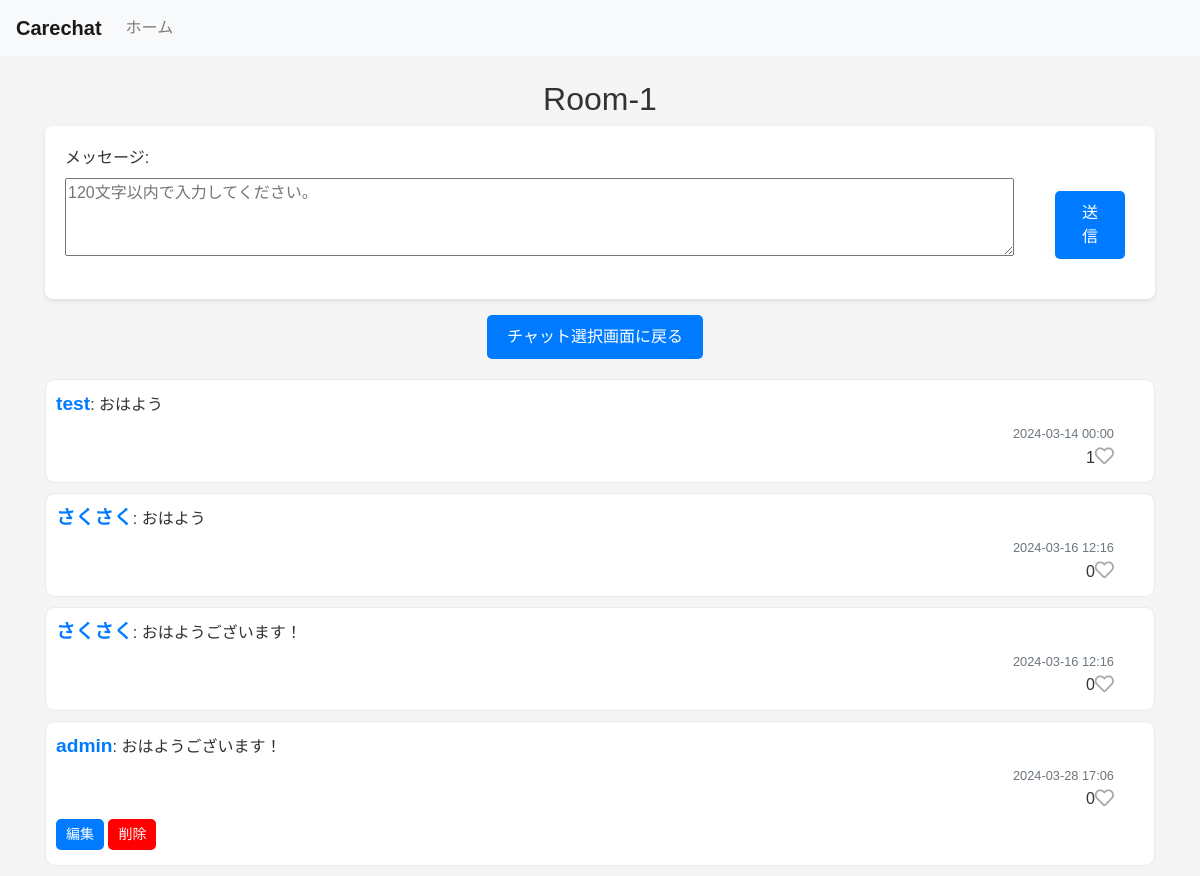
The app's page /chat_post/1/ (signed in) with its own data.
### firstapp/models.py (models this page shows, shortened)
class User(AbstractBaseUser, PermissionsMixin):
    email = models.EmailField('メールアドレス', max_length=255, unique=True)
    username = models.CharField('ユーザー名', max_length=255)
    nickname = models.CharField('ニックネーム', max_length=255, null=True, blank=True)
    is_active = models.BooleanField('アクティブ', default=True)
    is_staff = models.BooleanField('スタッフ', default=True)
    created_at = models.DateTimeField('登録日時', auto_now_add=True)
    updated_at = models.DateTimeField('最終更新日時', auto_now=True)
    objects = UserManager()
    USERNAME_FIELD = 'email'
    REQUIRED_FIELDS = ['username']

class Chat(models.Model):
    user_id = models.IntegerField('ユーザーID')
    chat_room_id = models.IntegerField('チャットルームID')  # chat_roomはChatRoomモデルを参照するように変更
    submission = models.TextField('メッセージ')  # 投稿メッセージを保存するためのフィールドを追加
    created_at = models.DateTimeField('投稿日時', auto_now_add=True)
    updated_at = models.DateTimeField('最終更新日時', auto_now=True)

### firstapp/views.py (the view)
# urls.py: path('chat_post/<int:chat_room_id>/', views.chat_post, name='chat_post'),
@login_required
def chat_post(request, chat_room_id):
    chat_room = get_object_or_404(ChatRoom, pk=chat_room_id)  # 修正: chat_room_idを使ってChatRoomオブジェクトを取得します。
    room_name = chat_room.name  # 修正: ChatRoomオブジェクトから名前を取得します。
    if request.method == 'POST':
        form = ChatPostForm(request.POST)
        if form.is_valid():
            chat_post = form.save(commit=False)
            chat_post.user_id = request.user.id  # ユーザーIDをChatインスタンスのuser_idフィールドに設定
            chat_post.chat_room_id = chat_room_id  # チャットルームIDも適切に設定
            chat_post.save()
            return redirect('firstapp:chat_post', chat_room_id:=chat_room_id)
    else:
        form = ChatPostForm(initial={chat_room_id: chat_room_id})
    chats = Chat.objects.filter(chat_room_id=chat_room_id).order_by('created_at')
    chats_with_user_info = []
    for chat in chats:
        user = User.objects.get(id=chat.user_id)
        likes_count = Like.objects.filter(chat_id=chat.id).count()
        user_liked = Like.objects.filter(chat_id=chat.id, user_id=request.user.id).exists()
        chat_info = {
            'id': chat.id,
            'submission': chat.submission,
            'created_at': chat.created_at,
            'nickname': user.nickname,  # ニックネームを辞書に追加
            'user_id': chat.user_id,
            'likes_count': likes_count,  # いいねの数を辞書に追加
            'user_liked': user_liked,  # いいねしている状態を辞書に追加
        }
        chats_with_user_info.append(chat_info)
    return render(request, 'firstapp/chat_post.html', {
        'form': form,
        'chats': chats_with_user_info,  # 変更: chats_with_user_infoをテンプレートに渡す
        'room_name': room_name,  # チャットルーム名をテンプレートに渡す
        'chat_room_id': chat_room_id,  # 修正: chat_room_id をテンプレートに渡す
    })

### firstapp/forms.py
class ChatPostForm(forms.ModelForm):
    chat_room = forms.CharField(widget=forms.HiddenInput())
    class Meta:
        model = Chat
        fields = ['submission']
        widgets = {
            'submission': forms.Textarea(attrs={'placeholder': '120文字以内で入力してください。', 'maxlength': '120', 'rows': 3, 'cols': 100}),
        }

### firstapp/templates/firstapp/chat_post.html (shortened to what this page needs)
{% extends 'firstapp/base.html' %}
{% block content %}
<h2>Room-{{ room_name }}</h2>
<form method="post" style="display: flex; justify-content: space-between; align-items: flex-end;">
    <div style="flex-grow: 1; margin-right: 10px;">
        {{ form.as_p }}
    </div>
    <button type="submit" class="btn btn-primary">送信</button>
</form>
<div style="text-align: center;">
<a href="{% url 'firstapp:chatrooms' %}" class="btn btn-secondary mt-3">チャット選択画面に戻る</a>
</div>
{% for chat in chats %}
    <div class="chat-post">
        <strong class="nickname">{{ chat.nickname }}</strong>: {{ chat.submission }}
        <div class="chat-meta">
            <div class="like-container">
                <button class="like-btn {% if chat.user_liked %}is-liked{% endif %}" data-chat-id="{{ chat.id }}" title="Like">
                    {% if chat.user_liked %}
                        <i class="fas fa-heart"></i>
                    {% else %}
                        <i class="far fa-heart"></i>
                    {% endif %}
            </button>
            <span id="likes-count-{{ chat.id }}">{{ chat.likes_count }}</span>
            </div>
            <small class="text-muted">{{ chat.created_at|date:"Y-m-d H:i" }}</small>
        </div>
        {% if chat.user_id == request.user.id %}
            <button onclick="location.href='{% url 'firstapp:edit_chat_post' chat.id %}'" class="btn btn-primary edit-button">編集</button>
            <button onclick="location.href='{% url 'firstapp:delete_chat_post' chat.id %}'" class="btn btn-primary chat_delete-button">削除</button>
        {% endif %}
    </div>
{% endfor %}
{% endblock %}

### firstapp/static/css/styles.css (style rules this page uses)
h2 { text-align: center; }
body { font-family: 'Arial', sans-serif; background-color: #f5f5f5; color: #333; }
form { margin: auto; padding: 20px; background: #ffffff; border-radius: 8px; box-shadow: 0 2px 4px rgba(0, 0, 0, 0.1); }
a { text-decoration: none; }
.btn-primary, .btn-secondary { width: auto; font-size: 16px; padding: 10px 20px; margin: 20px auto; }
button, .btn-primary, .btn-secondary { background-color: #007bff; color: white; border: none; padding: 10px 20px; margin-top: 10px; margin-right: 10px; border-radius: 5px; cursor: pointer; width: auto; box-sizing: border-box; }
div.chat-post { border: 1px solid #eaeaea; margin-bottom: 10px; padding: 10px; border-radius: 10px; background-color: white; }
div.chat-meta { display: flex; flex-direction: column-reverse; align-items: flex-end; justify-content: space-between; }
div.chat-post { position: relative; padding-right: 40px; }
.edit-button, .chat_delete-button { font-size: 14px; padding: 5px 10px; margin: 5px 0; }
.chat_delete-button { background-color: red; color: white; border: none; }
strong.nickname { font-size: 1.2em; color: #007bff; }
small.text-muted { float: right; padding-top: 5px; }
button.like-btn { font-size: 1.2em; border: none; background-color: transparent; cursor: pointer; margin: 0; padding: 0; display: inline; outline: none; position: relative; z-index: 2; transition: color 0.3s; }
div.like-container { display: flex; align-items: center; justify-content: flex-end; }
.like-btn i { color: #aaa; transition: color 0.3s; }
div.like-container { display: flex; align-items: center; justify-content: flex-end; flex-direction: row-reverse; }

### records on screen
User: nickname "test"
Chat: submission "おはよう", created_at "2024-03-14 00:00"
User: nickname "さくさく" "さくさく"
Chat: submission "おはよう", created_at "2024-03-16 12:16"
Chat: submission "おはようございます！", created_at "2024-03-16 12:16"
User: nickname "admin"
Chat: submission "おはようございます！", created_at "2024-03-28 17:06"

### other values on screen
{{ room_name }} "1"
{{ chat.likes_count }} "1" "0" "0" "0"
